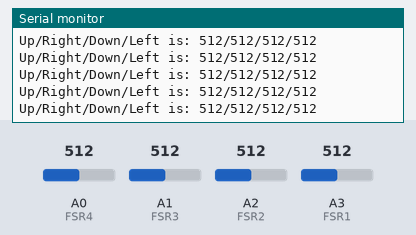
A sketch run on a simulated Arduino Leonardo, built with avr-gcc and run on an emulated ATmega32U4. Parts: the last lines printed to the serial monitor. Inputs (shaded band) come from the test bench; at power-on: A0 (FSR4) = 512, A1 (FSR3) = 512, A2 (FSR2) = 512, A3 (FSR1) = 512. USB keyboard and mouse output is not drawn.

Above: at 1.2 s.
1.3 s: A0 (FSR4) set to 459
At 1.8 s:
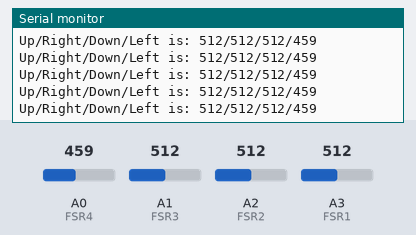
4.3 s: A0 (FSR4) set to 425
At 5.2 s:
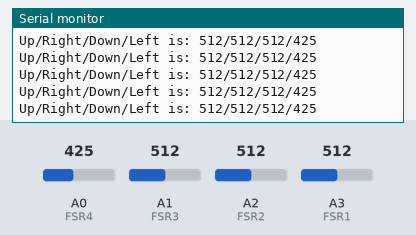
Timing chart, 0 to 5.5 s (numbered marks = the images above; inputs shaded):
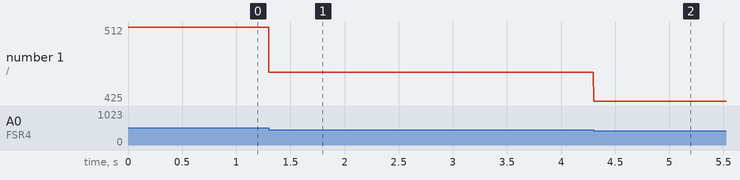

Measured:
- after the input at 1.3 s, the serial monitor: prints a new line at once (image 1)
- after the input at 4.3 s, the serial monitor: prints a new line at once (image 2)
- plotted number 1: 512 → 459 after the input at 1.3 s, 459 → 425 after the input at 4.3 s

The sketch:

Dance_Pad_Teensy_Program.ino
```cpp
#include <Keyboard.h>

void setup() {
#define DB_Val 4000         // Debounce
//#define FSR1_Thresh 310
//#define FSR2_Thresh 340
//#define FSR3_Thresh 440
//#define FSR4_Thresh 340

#define FSR1_Thresh 340
#define FSR2_Thresh 440
#define FSR3_Thresh 440
#define FSR4_Thresh 440

#define FSR1 21
#define FSR2 20
#define FSR3 19
#define FSR4 18
}
int val1;
int val2;
int val3;
int val4;

int FSR1_Debounce = 30000;
int FSR2_Debounce = 30000;
int FSR3_Debounce = 30000;
int FSR4_Debounce = 30000;

int FSR1_DBFlag = 0;
int FSR2_DBFlag = 0;
int FSR3_DBFlag = 0;
int FSR4_DBFlag = 0;

void loop()
{
  Keyboard.begin();
  val1 = analogRead(FSR1);                   // Reads current Up Arrow Pressure
  val2 = analogRead(FSR2);                   // Reads current Right Arrow Pressure
  val3 = analogRead(FSR3);                   // Reads current Right Arrow Pressure
  val4 = analogRead(FSR4);                   // Reads current Right Arrow Pressure
  Visualization();


  //// UP ARROW LOGIC
  if (val1 > FSR1_Thresh) {                // If we pass our user defined threshold:
    Keyboard.press(KEY_UP_ARROW);           // Press arrow
    FSR1_DBFlag = 1;
  }
  else {
    Keyboard.release(KEY_UP_ARROW);         // Release arrow when we drop below threshold
  }

  if (val2 > FSR2_Thresh) {
    Keyboard.press(KEY_RIGHT_ARROW);
    FSR2_DBFlag = 1;
  }
  else {
    Keyboard.release(KEY_RIGHT_ARROW);
  }

  if (val3 > FSR3_Thresh) {
    Keyboard.press(KEY_DOWN_ARROW);
    FSR3_DBFlag = 1;
  }
  else {
    Keyboard.release(KEY_DOWN_ARROW);
  }

  if (val4 > FSR4_Thresh) {
    Keyboard.press(KEY_LEFT_ARROW);
    FSR4_DBFlag = 1;
  }
  else {
    Keyboard.release(KEY_LEFT_ARROW);

  }

  //Debounce Up
  if ((FSR1_Debounce > DB_Val) &&  FSR1_DBFlag == 1) {
    FSR1_DBFlag = 0;
    FSR1_Debounce = 0;
  }
  else if (FSR1_DBFlag == 1) {
    FSR1_Debounce++;
  }
  //Debounce Right
  if ((FSR2_Debounce > DB_Val) &&  FSR2_DBFlag == 1) {
    FSR2_DBFlag = 0;
    FSR2_Debounce = 0;
  }
  else if (FSR2_DBFlag == 1) {
    FSR2_Debounce++;
  }
  //Debounce Down
  if ((FSR3_Debounce > DB_Val) &&  FSR3_DBFlag == 1) {
    FSR3_DBFlag = 0;
    FSR3_Debounce = 0;
  }
  else if (FSR3_DBFlag == 1) {
    FSR3_Debounce++;
  }
  //Debounce Left
  if ((FSR4_Debounce > DB_Val) &&  FSR4_DBFlag == 1) {
    FSR4_DBFlag = 0;
    FSR4_Debounce = 0;
  }
  else if (FSR4_DBFlag == 1) {
    FSR4_Debounce++;
  }
}

void Visualization() {
  Serial.print("Up/Right/Down/Left is: ");
  Serial.print(val1);
  Serial.print("/");
  Serial.print(val2);
  Serial.print("/");
  Serial.print(val3);
  Serial.print("/");
  Serial.println(val4);
}
```
